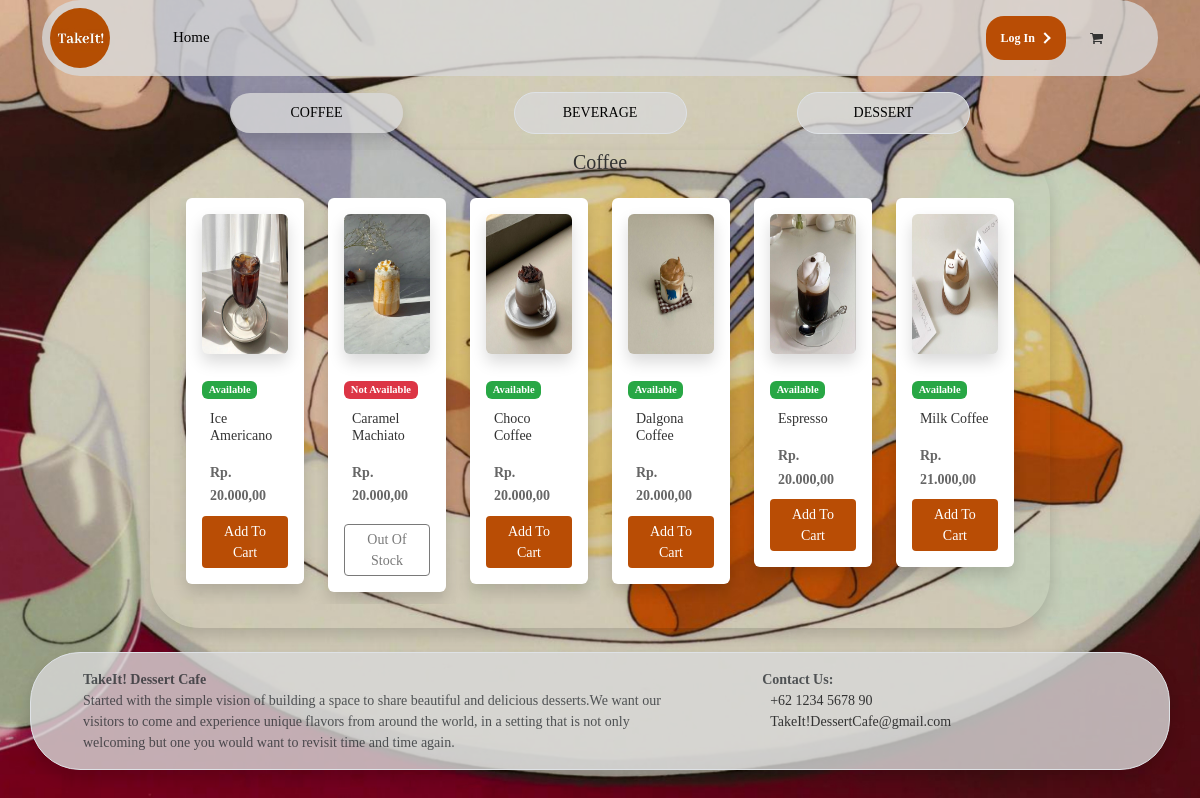
/dashboard/index.php, run on the app's committed database.
### tables this page shows
CREATE TABLE `tb_masakan` (
  `id_masakan` int(11) NOT NULL,
  `kategori_masakan` varchar(128) NOT NULL,
  `nama_masakan` varchar(128) NOT NULL,
  `harga_masakan` int(128) NOT NULL,
  `foto` varchar(255) NOT NULL,
  `status_masakan` int(1) NOT NULL
);

### dashboard/fungsi/rupiah.php (called while the page is built)
<?php
function rupiah($angka) {
	$hasil_rupiah = number_format($angka,2,',','.');
	return $hasil_rupiah;
}
?>

### dashboard/admin/index.php (the view, shortened to what this page needs)
<div class="container mt-3">
  <div class="col">
    <div class="row text-center align-items-center">
      <div class="col-sm-4 mb-3 flex-r">
        <a href="#" class="w-50 p-2 abu pter text-decoration-none text-black bo-sisi shadow">COFFEE</a>
      </div>
      <div class="col-sm-4 mb-3 flex-c">
        <a href="index.php?noCoffee" class="w-50 border p-2 abu pter text-decoration-none text-black bo-sisi">BEVERAGE</a>
      </div>
      <div class="col-sm-4 mb-3 flex-l">
        <a href="index.php?dessert" class="w-50 border p-2 abu pter text-decoration-none text-black bo-sisi">DESSERT</a>
      </div>
    </div>
  </div>
</div>
<div class="container w-75 shadow b-r-navbar">
  <div class="row">
    <div class="container-title text-center">
      <h4 class="fs-20">Coffee</h4>
    </div>
    <div class="col-md-12">
      <div class="col-12 p-4">
        <div class="row flex-nowrap overflow-auto">
          <?php
          $query = "SELECT * FROM tb_masakan WHERE kategori_masakan='Coffee' ORDER BY id_masakan";
          $sql = mysqli_query($kon, $query);
          while ($data = mysqli_fetch_array($sql)) :
          ?>
            <div class="col-lg-2 mb-1 ">
              <div class="shadow p-3 mb-2 bg-white rounded">
                <img class="card-img-top shadow mb-4 bg-white rounded" height="140" src="assets/image/Coffee/<?= $data['foto'] ?>" alt="Card image cap">
                <div class="card-body">
                  <div class="mb-1">
                    <?php if ($data['status_masakan'] == 1) : ?>
                      <span class="badge badge-success">Available</span>
                    <?php else : ?>
                      <span class="badge badge-danger">Not Available</span>
                    <?php endif; ?>
                  </div>
                  <h4 class="card-title fs-14 p-2" style="text-transform: capitalize;"><?= $data['nama_masakan'] ?></h4>
                  <?php
                  $harga = $data['harga_masakan'];
                  ?>
                  <p class="card-text p-2 fs-14"><strong>Rp. <?= rupiah($harga) ?></strong></p>
                </div>
                <?php if ($data['status_masakan'] == 1) : ?>
                  <button type="button" class="btn btn-sm btn-block text-white" style="background-color: #b94d05;" data-toggle="modal" data-target="#masakan_<?= $data['id_masakan']; ?>">
                    Add To Cart
                  </button>
                <?php else : ?>
                  <a href="#" class="btn btn-grey btn-sm btn-block disabled mt-2">Out Of Stock</a>
                <?php endif; ?>
              </div>
            </div>
          <?php endwhile; ?>
        </div>
      </div>
    </div>
  </div>
</div>

### dashboard/assets/css/custom.css (style rules this page uses)
body { font-family: Poppins-Bold; font-size: 0.875rem; background-color: #fff; color: #333; box-sizing: border-box; }
.b-r-navbar { border-radius: 50px 50px 50px 50px; }
.abu { background-color: #d9d9d9cc; }
.pter { cursor: pointer; transition: 0.1s ease-in-out; }

### auth/css/main.css (style rules this page uses)
* { margin: 0px; padding: 0px; box-sizing: border-box; }
body, html { height: 100%; font-family: Poppins-Regular; }
body { background: url(../images/bg-login.jpg); background-repeat: no-repeat; background-size: cover; background-position: center; }
a { font-size: 14px; line-height: 1.7; color: #666666; margin: 0px; transition: all 0.4s; -webkit-transition: all 0.4s; -o-transition: all 0.4s; -moz-transition: all 0.4s; }
h1, h2, h3, h4, h5, h6 { margin: 0px; }
p { font-family: Poppins-Regular; font-size: 14px; line-height: 1.7; color: #666666; margin: 0px; }
button { outline: none !important; border: none; background: transparent; }

### data on the page
tb_masakan: foto (picture), status_masakan "Available", nama_masakan "Ice Americano", harga_masakan "20.000,00"
tb_masakan: foto (picture), status_masakan "Not Available", nama_masakan "Caramel Machiato", harga_masakan "20.000,00"
tb_masakan: foto (picture), status_masakan "Available", nama_masakan "Choco Coffee", harga_masakan "20.000,00"
tb_masakan: foto (picture), status_masakan "Available", nama_masakan "Dalgona Coffee", harga_masakan "20.000,00"
tb_masakan: foto (picture), status_masakan "Available", nama_masakan "Espresso", harga_masakan "20.000,00"
tb_masakan: foto (picture), status_masakan "Available", nama_masakan "Milk Coffee", harga_masakan "21.000,00"
